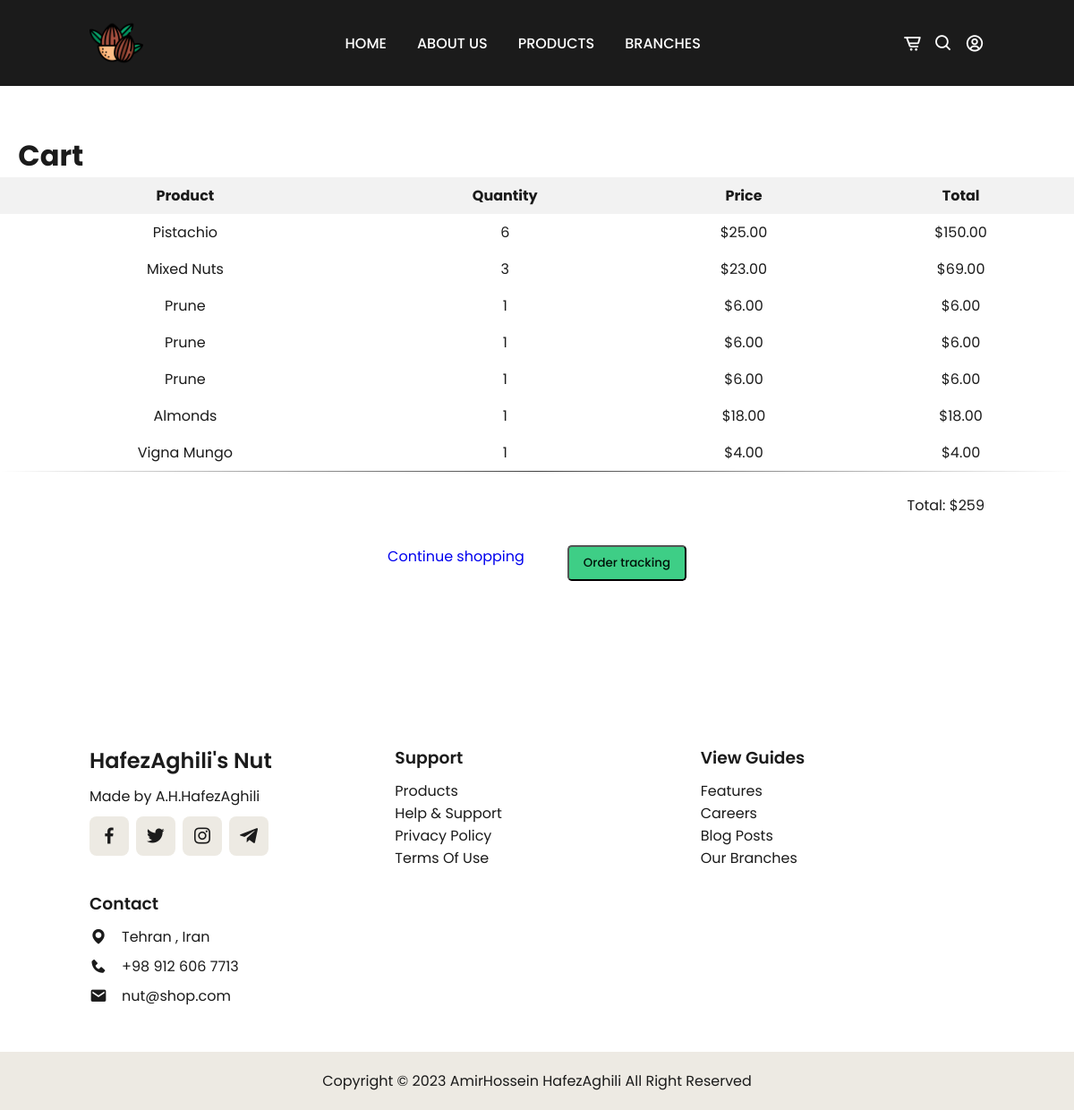
/cart/0/ (signed in), run on an earlier commit of the app's database.
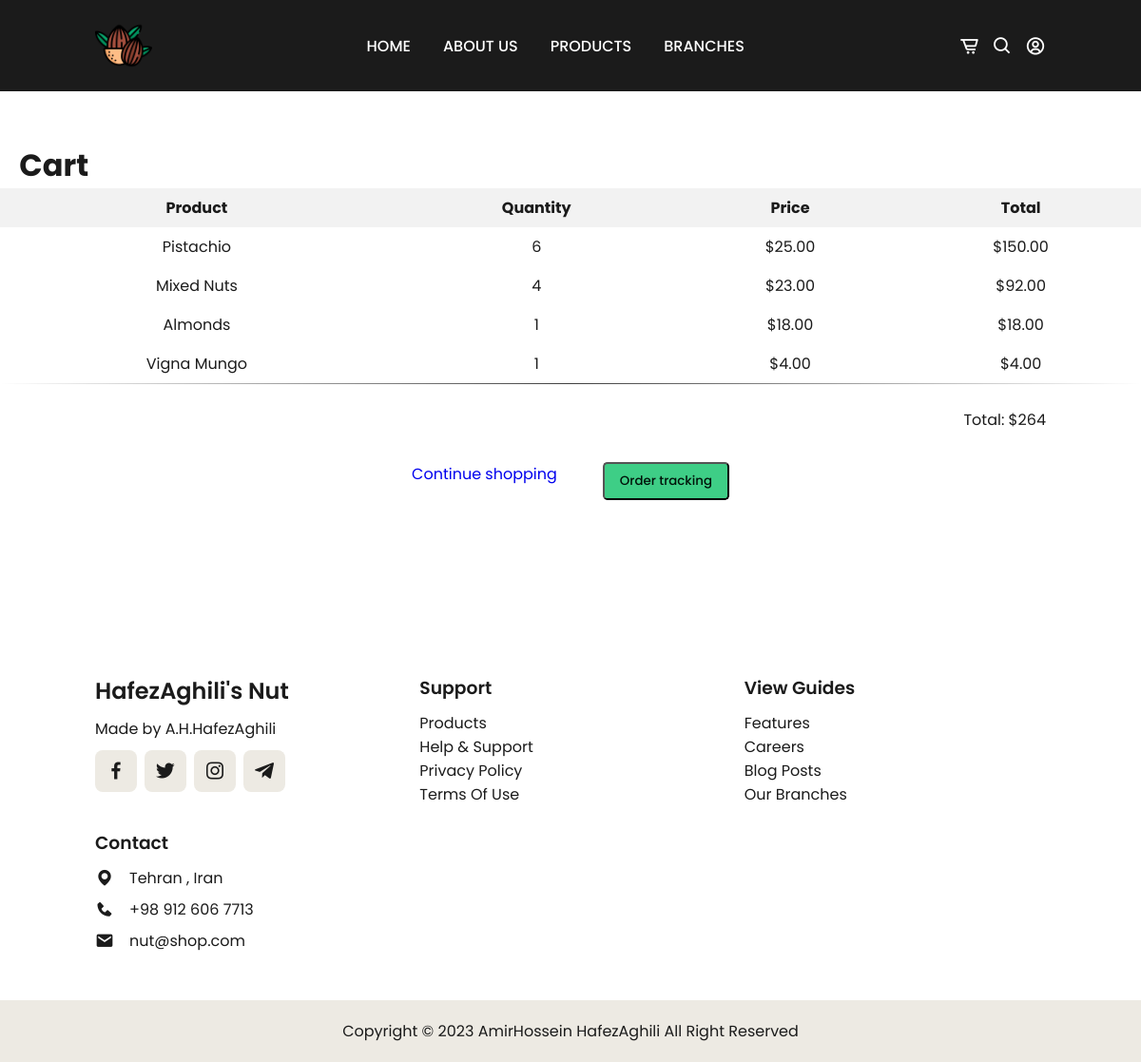
And on a later commit of the database.
### pages/models.py (models this page shows, shortened)
class CartItem(models.Model):
    cart = models.ForeignKey('Cart' , on_delete=models.CASCADE)
    product = models.ForeignKey('Product' , on_delete=models.CASCADE)
    quantity = models.IntegerField()
    status = models.CharField(max_length=50 , default='Submitted' ,choices=[('Submitted','Submitted'),
                                                                            ('Ready to send','Ready to send'),
                                                                            ('Sent','Sent')])
    def get_total_price(self):
        return self.quantity * self.product.price

class Product(models.Model):
    name = models.CharField(max_length=50 , blank=False , null=False)
    price = models.DecimalField(max_digits=10,decimal_places=2)
    img = models.ImageField()
    quality = models.CharField(max_length= 50 , choices=[('high quality','high quality') ,
                                                         ('medium quality','medium quality') ,
                                                         ('low quality','low quality')])
    supplier = models.ManyToManyField('Supplier')
    category = models.ForeignKey('Category', on_delete=models.CASCADE)
    created_at   = models.DateTimeField(auto_now_add=True)
    expiration_at = models.DateField(default=datetime.now()+timedelta(days=730))

### pages/views.py (the view)
# urls.py: path('cart/<int:pk>/', CartDetailView.as_view(), name='cart_view'),
class CartDetailView(LoginRequiredMixin, DetailView):
    model = Cart
    template_name = 'cart_view.html'
    context_object_name = 'cart'
    def get_object(self, queryset=None):
        user = self.request.user
        try:
            cart = Cart.objects.get(user=user)
        except Cart.DoesNotExist:
            cart = Cart.objects.create(user=user)
        return cart
    def get_context_data(self, **kwargs):
        context = super().get_context_data(**kwargs)
        cart_items = CartItem.objects.filter(cart=self.object)
        total_prices = cart_items.annotate(total_price=F('quantity') * F('product__price'))
        cart_total = total_prices.aggregate(total=Sum('total_price'))['total']
        context['cart_items'] = zip(cart_items, total_prices)
        context['cart_total'] = cart_total
        return context

### templates/cart_view.html (shortened to what this page needs)
{% extends 'register_base.html' %}
{% load static %}
    {% block styles %}
    <link rel="stylesheet" type="text/css" href="{% static 'css/stylesCardView.css' %}">
    {% endblock %}
{% block content %}
<br><br><br>
    <h1>&nbsp;&nbsp;&nbsp;Cart</h1>
    {% if cart_items %}
        <table>
            <thead>
                <tr>
                    <th>Product</th>
                    <th>Quantity</th>
                    <th>Price</th>
                    <th>Total</th>
                </tr>
            </thead>
            <tbody>
                {% for item, total_price in cart_items %}
                    <tr>
                        <td>{{ item.product.name }}</td>
                        <td>{{ item.quantity }}</td>
                        <td>${{ item.product.price }}</td>
                        <td>${{ item.get_total_price }}</td>
                    </tr>
                {% endfor %}
            </tbody>
        </table>
        <br>
        <p style="text-align:Right;padding-inline: 100px;">Total: ${{ cart_total }}</p>
        <div class="button-container">
            <a href="{% url 'product_view' %}" class="btn-primary btn-animation">Continue shopping</a>
            <a href="{% url 'checkout' %}">
              <button type="submit" class="btn">Order tracking</button>
            </a>
        </div>
    {% else %}
        <p>Your cart is empty.</p>
    {% endif %}
    <br><br><br><br><br>
{% endblock %}

### templates/register_base.html (shortened to what this page needs)
{% load static %}
<html lang="en">
<head>
    <link rel="stylesheet" type="text/css" href="{% static 'css/stylesHome.css' %}" />
    {% block styles %}{% endblock %}
    <link rel="stylesheet" href="https://unpkg.com/boxicons@latest/css/boxicons.min.css">
</head>
<body>
    <header>
        <a href="{% url 'home' %}" class="logo">
            <img src="{% static 'images/logo.png'%}" alt="HafezAghili'nuts logo">
        </a>
        <ul class="navbar">
            <li><a href="{% url 'home' %}">Home</a></li>
            <li><a href="#about">About Us</a></li>
            <li><a href="{% url 'product_view' %}">Products</a></li>
            <li><a href="#branches">Branches</a></li>
        </ul>
        <div class="header-icon">
            <a href="{% url 'cart_view' pk=0 %}"><i class='bx bx-cart-alt'></i></a>
            <i class='bx bx-search' id="search-icon"></i>
            <span class="dropdown">
                <button class="dropdown dropbtn">
                    <i class='bx bx-user-circle'></i>
                </button>
            </span>
        </div>
    </header>
    <br><br><br>
    {% block content %}
    {% endblock content %}
    <section class="footer">
        <div class="footer-box">
            <h2>HafezAghili's Nut</h2>
            <p>Made by A.H.HafezAghili</p>
            <div class="social">
                <a href="{% url 'comingsoon' %}"><i class='bx bxl-facebook' ></i></a>
                <a href="{% url 'comingsoon' %}"><i class='bx bxl-twitter' ></i></a>
                <a href="{% url 'comingsoon' %}"><i class='bx bxl-instagram' ></i></a>
                <a href="{% url 'comingsoon' %}"><i class='bx bxl-telegram' ></i></a>
            </div>
        </div>
        <div class="footer-box">
            <h3>Support</h3>
            <li><a href="{% url 'product_view' %}">Products</a></li>
            <li><a href="{% url 'comingsoon' %}">Help & Support</a></li>
            <li><a href="{% url 'comingsoon' %}">Privacy Policy</a></li>
            <li><a href="{% url 'comingsoon' %}">Terms Of Use</a></li>
        </div>
        <div class="footer-box">
            <h3>View Guides</h3>
            <li><a href="{% url 'comingsoon' %}">Features</a></li>
            <li><a href="{% url 'comingsoon' %}">Careers</a></li>
            <li><a href="{% url 'comingsoon' %}">Blog Posts</a></li>
            <li><a href="{% url 'comingsoon' %}">Our Branches</a></li>
        </div>
        <div class="footer-box">
            <h3>Contact</h3>
            <div class="contact">
                <span><i class='bx bxs-map' ></i> Tehran , Iran</span>
                <span><i class='bx bxs-phone' ></i> +98 912 606 7713</span>
                <span><i class='bx bxs-envelope' ></i> nut@shop.com</span>
        </div>
    </section>
    <div class="copyright">
        <p>Copyright &#169; 2023 AmirHossein HafezAghili All Right Reserved</p>
    </div>
</body>
</html>

### static/css/stylesHome.css (style rules this page uses)
* { font-family: 'Poppins', sans-serif; margin: 0; padding: 0; box-sizing: border-box; scroll-padding-top: 4rem; scroll-behavior: smooth; list-style: none; text-decoration: none; }
:root { --main-color:#bc9667; --second-color:#edeae3; --text-color:#1b1b1b; --bg-color:#ffffff; --box-shadow: 2px 2px 10px 4px rgb(14 55 54 / 15%); }
section { padding: 50px 100px; }
img { width:100%; }
body { color: var(--text-color); }
header { position: fixed; width: 100%; top: 0; right: 0; z-index: 1000; display: flex; justify-content: space-between; align-items: center; padding: 18px 100px; transition: 0.5s linear; background: var(--text-color); }
.logo img { width: 60px; }
.navbar { display: flex; }
.navbar a { padding: 8px 17px; color: var(--bg-color); font-size: 1rem; text-transform: uppercase; font-weight: 500; }
.header-icon { font-size: 22px; cursor: pointer; z-index: 10000; display: flex; column-gap: .8rem; }
.header-icon .bx { color: var(--bg-color); }
.btn { padding: 10px 40px; border-radius: 0.3rem; background: var(--main-color); color: var(--bg-color); font-weight: 500; transition: background .4s ease; }
.footer { display: grid; grid-template-columns: repeat(auto-fit,minmax(240px,auto)); gap: 1.5rem; }
.footer-box h2 { font-size: 1.5rem; font-weight: 600; margin-bottom: 10px; }
.footer-box h3 { font-weight: 600; margin-bottom: 10px; }
.footer-box p { font-size: 1rem; margin-bottom: 10px; }
.social { display: flex; align-items: center; column-gap: 0.5rem; }
.social a .bx { font-size: 24px; color: var(--text-color); padding: 10px; background: var(--second-color); border-radius: 0.5rem; }
.footer-box li a { color: var(--text-color); }
.contact { display: flex; flex-direction: column; row-gap: 0.5rem; }
.contact span { display: flex; align-items: center; }
.contact i { font-size: 20px; margin-right: 1rem; }
.copyright { padding: 20px; text-align: center; background: var(--second-color); }
.dropdown .dropbtn { font-size: 22px; border: none; outline: none; background-color: inherit; font-family: 'Poppins', sans-serif; margin: 0; z-index: 10000; display: flex; column-gap: .8rem; }
.dropbtn { border: none; cursor: pointer; }
.dropdown { position: relative; display: inline-block; }

### static/css/stylesCardView.css (style rules this page uses)
table { margin: 0 auto; border-collapse: collapse; width: 100%; }
th, td { padding: 8px; text-align: center; }
th { background-color: #f2f2f2; }
.button-container { display: flex; justify-content: space-between; margin-top: 1.5rem; }
.button-container button { padding: 8px 16px; }
.button-container { display: flex; justify-content: center; margin-top: 1.5rem; }
.button-container a, .button-container button { padding: 8px 16px; animation: fadeIn 0.5s ease-out 1; }
.button-container button[type="submit"] { margin-left: 1rem; }
.btn { padding: 10px 40px; border-radius: 0.3rem; background: #3ece86; color: #011209; font-weight: 500; transition: background .4s ease; }

What changed in the data, as far as the page shows it:
removed CartItem: product.name "Prune", quantity "1", product.price "6.00", get_total_price "6.00"
removed CartItem: product.name "Prune", quantity "1", product.price "6.00", get_total_price "6.00"
removed CartItem: product.name "Prune", quantity "1", product.price "6.00", get_total_price "6.00"
changed CartItem "Mixed Nuts": quantity "3" → "4"; get_total_price "69.00" → "92.00"
Also different on the page:
{{ cart_total }}: "259" → "264"
